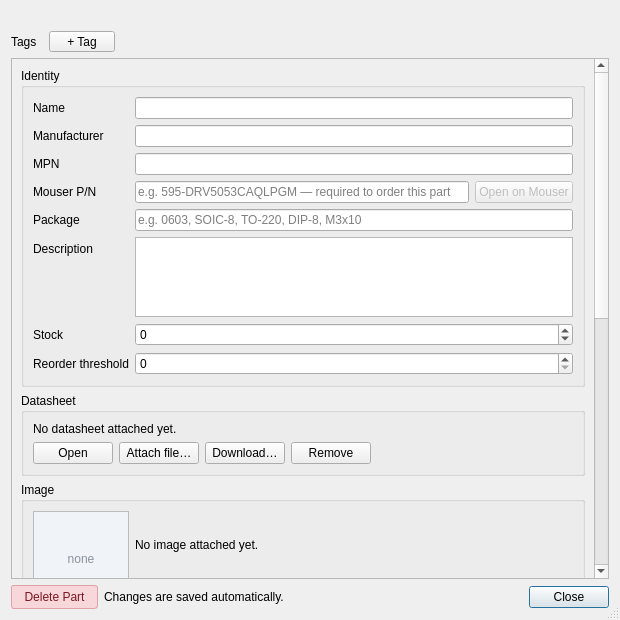
<?xml version="1.0" encoding="UTF-8"?>
<ui version="4.0">
 <class>PartEditorDialog</class>
 <widget class="QDialog" name="PartEditorDialog">
  <property name="geometry">
   <rect>
    <x>0</x>
    <y>0</y>
    <width>620</width>
    <height>620</height>
   </rect>
  </property>
  <property name="windowTitle">
   <string>Edit Part</string>
  </property>
  <property name="sizeGripEnabled">
   <bool>true</bool>
  </property>
  <layout class="QVBoxLayout" name="mainLayout">
   <item>
    <widget class="QLabel" name="headerLabel">
     <property name="text">
      <string notr="true"/>
     </property>
    </widget>
   </item>
   <item>
    <layout class="QHBoxLayout" name="tagsLayout">
     <item>
      <widget class="QLabel" name="tagsLabel">
       <property name="text">
        <string>Tags</string>
       </property>
      </widget>
     </item>
     <item>
      <widget class="QWidget" name="tagChipsHost" native="true">
       <layout class="QHBoxLayout" name="tagChipsLayout">
        <property name="leftMargin">
         <number>0</number>
        </property>
        <property name="topMargin">
         <number>0</number>
        </property>
        <property name="rightMargin">
         <number>0</number>
        </property>
        <property name="bottomMargin">
         <number>0</number>
        </property>
       </layout>
      </widget>
     </item>
     <item>
      <widget class="QToolButton" name="addTagButton">
       <property name="minimumSize">
        <size>
         <width>66</width>
         <height>0</height>
        </size>
       </property>
       <property name="text">
        <string>+ Tag</string>
       </property>
       <property name="toolTip">
        <string>Add one of the managed tags to this part.</string>
       </property>
       <property name="popupMode">
        <enum>QToolButton::InstantPopup</enum>
       </property>
      </widget>
     </item>
     <item>
      <spacer name="tagsSpacer">
       <property name="orientation">
        <enum>Qt::Horizontal</enum>
       </property>
       <property name="sizeHint" stdset="0">
        <size>
         <width>40</width>
         <height>20</height>
        </size>
       </property>
      </spacer>
     </item>
    </layout>
   </item>
   <item>
    <widget class="QScrollArea" name="scrollArea">
     <property name="widgetResizable">
      <bool>true</bool>
     </property>
     <widget class="QWidget" name="scrollContents">
      <property name="geometry">
       <rect>
        <x>0</x>
        <y>0</y>
        <width>580</width>
        <height>460</height>
       </rect>
      </property>
      <layout class="QVBoxLayout" name="scrollLayout">
       <item>
        <widget class="QGroupBox" name="identityGroup">
         <property name="title">
          <string>Identity</string>
         </property>
         <layout class="QFormLayout" name="identityLayout">
          <item row="0" column="0">
           <widget class="QLabel" name="nameLabel">
            <property name="text">
             <string>Name</string>
            </property>
            <property name="toolTip">
             <string>What you want to see in the parts table. Freely chosen — e.g. &quot;4k7 0603 1%&quot; or &quot;LM358 dual op-amp&quot;.</string>
            </property>
           </widget>
          </item>
          <item row="0" column="1">
           <widget class="QLineEdit" name="nameEdit"/>
          </item>
          <item row="1" column="0">
           <widget class="QLabel" name="manufacturerLabel">
            <property name="text">
             <string>Manufacturer</string>
            </property>
            <property name="toolTip">
             <string>Who makes the part — e.g. Murata, Texas Instruments, Yageo.</string>
            </property>
           </widget>
          </item>
          <item row="1" column="1">
           <widget class="QLineEdit" name="manufacturerEdit"/>
          </item>
          <item row="2" column="0">
           <widget class="QLabel" name="mpnLabel">
            <property name="text">
             <string>MPN</string>
            </property>
            <property name="toolTip">
             <string>Manufacturer Part Number — the maker's own order code, e.g. &quot;LM358DR&quot; or &quot;GRM188R71H104KA93D&quot;. Ordering does not use this; that is the Mouser P/N below.</string>
            </property>
           </widget>
          </item>
          <item row="2" column="1">
           <widget class="QLineEdit" name="mpnEdit">
            <property name="toolTip">
             <string>The manufacturer's own part number. Mouser will not accept this when ordering — that is the Mouser P/N below.</string>
            </property>
           </widget>
          </item>
          <item row="3" column="0">
           <widget class="QLabel" name="mouserLabel">
            <property name="text">
             <string>Mouser P/N</string>
            </property>
            <property name="toolTip">
             <string>Mouser's own article number, e.g. &quot;595-LM358DR&quot;. This is what the cart orders by — the MPN will not work. Filled in automatically when the part came from a Mouser search.</string>
            </property>
           </widget>
          </item>
          <item row="3" column="1">
           <layout class="QHBoxLayout" name="mouserRow">
            <item>
             <widget class="QLineEdit" name="mouserEdit">
              <property name="placeholderText">
               <string>e.g. 595-DRV5053CAQLPGM — required to order this part</string>
              </property>
              <property name="toolTip">
               <string>Mouser's own article number. This is what the cart needs; the MPN above will not work. Filled in automatically for parts created from a Mouser search.</string>
              </property>
             </widget>
            </item>
            <item>
             <widget class="QPushButton" name="openMouserButton">
              <property name="text">
               <string>Open on Mouser</string>
              </property>
              <property name="enabled">
               <bool>false</bool>
              </property>
              <property name="toolTip">
               <string>Opens this part's page on mouser.com in your browser.</string>
              </property>
             </widget>
            </item>
           </layout>
          </item>
          <item row="4" column="0">
           <widget class="QLabel" name="packageLabel">
            <property name="text">
             <string>Package</string>
            </property>
            <property name="toolTip">
             <string>The physical housing the part comes in — its body shape and pin arrangement, which is what decides the PCB footprint.

Not the same as THT vs SMD, though the name usually implies it:
• SMD examples: 0603, 0805, SOT-23, SOIC-8, QFN-32, TQFP-44
• THT examples: DIP-8, TO-220, TO-92, radial 5 mm, axial 0207
• Mechanical parts: M3x10, M2.5 standoff

Mouser fills this in from its &quot;Package / Case&quot; column.</string>
            </property>
           </widget>
          </item>
          <item row="4" column="1">
           <widget class="QLineEdit" name="packageEdit">
            <property name="placeholderText">
             <string>e.g. 0603, SOIC-8, TO-220, DIP-8, M3x10</string>
            </property>
           </widget>
          </item>
          <item row="5" column="0">
           <widget class="QLabel" name="descriptionLabel">
            <property name="text">
             <string>Description</string>
            </property>
            <property name="toolTip">
             <string>Free-text notes. Mouser's own product description lands here when the part came from a search.</string>
            </property>
           </widget>
          </item>
          <item row="5" column="1">
           <widget class="QPlainTextEdit" name="descriptionEdit">
            <property name="maximumSize">
             <size>
              <width>16777215</width>
              <height>80</height>
             </size>
            </property>
           </widget>
          </item>
          <item row="6" column="0">
           <widget class="QLabel" name="stockLabel">
            <property name="text">
             <string>Stock</string>
            </property>
           </widget>
          </item>
          <item row="6" column="1">
           <widget class="QSpinBox" name="stockSpin">
            <property name="minimum">
             <number>-100000000</number>
            </property>
            <property name="maximum">
             <number>100000000</number>
            </property>
            <property name="toolTip">
             <string>The counted quantity. Changing it records a manual adjustment in the history below.</string>
            </property>
           </widget>
          </item>
          <item row="7" column="0">
           <widget class="QLabel" name="stockMinLabel">
            <property name="text">
             <string>Reorder threshold</string>
            </property>
           </widget>
          </item>
          <item row="7" column="1">
           <widget class="QSpinBox" name="stockMinSpin">
            <property name="maximum">
             <number>100000000</number>
            </property>
           </widget>
          </item>
         </layout>
        </widget>
       </item>
       <item>
        <widget class="QGroupBox" name="datasheetGroup">
         <property name="title">
          <string>Datasheet</string>
         </property>
         <layout class="QVBoxLayout" name="datasheetLayout">
          <item>
           <widget class="QLabel" name="datasheetLabel">
            <property name="text">
             <string>No datasheet attached yet.</string>
            </property>
            <property name="wordWrap">
             <bool>true</bool>
            </property>
           </widget>
          </item>
          <item>
           <layout class="QHBoxLayout" name="datasheetButtonLayout">
            <item>
             <widget class="QPushButton" name="openDatasheetButton">
              <property name="text">
               <string>Open</string>
              </property>
              <property name="toolTip">
               <string>Open the stored datasheet in the system's default viewer.</string>
              </property>
             </widget>
            </item>
            <item>
             <widget class="QPushButton" name="attachDatasheetButton">
              <property name="text">
               <string>Attach file…</string>
              </property>
              <property name="toolTip">
               <string>Copy a file from this computer into the database's file store.</string>
              </property>
             </widget>
            </item>
            <item>
             <widget class="QPushButton" name="downloadDatasheetButton">
              <property name="text">
               <string>Download…</string>
              </property>
              <property name="toolTip">
               <string>Fetch the datasheet from a URL. Mouser leaves this empty for most parts.</string>
              </property>
             </widget>
            </item>
            <item>
             <widget class="QPushButton" name="removeDatasheetButton">
              <property name="text">
               <string>Remove</string>
              </property>
              <property name="toolTip">
               <string>Detach the datasheet from this part.</string>
              </property>
             </widget>
            </item>
            <item>
             <spacer name="datasheetSpacer">
              <property name="orientation">
               <enum>Qt::Horizontal</enum>
              </property>
              <property name="sizeHint" stdset="0">
               <size>
                <width>40</width>
                <height>20</height>
               </size>
              </property>
             </spacer>
            </item>
           </layout>
          </item>
         </layout>
        </widget>
       </item>
       <item>
        <widget class="QGroupBox" name="imageGroup">
         <property name="title">
          <string>Image</string>
         </property>
         <property name="toolTip">
          <string>A photo of the part, shown as a thumbnail in the first column of the parts table so the component is recognisable at a glance. It is stored as an ordinary attachment (role &quot;image&quot;), like the datasheet.</string>
         </property>
         <layout class="QHBoxLayout" name="imageLayout">
          <item>
           <widget class="QLabel" name="imagePreviewLabel">
            <property name="minimumSize">
             <size>
              <width>96</width>
              <height>96</height>
             </size>
            </property>
            <property name="maximumSize">
             <size>
              <width>96</width>
              <height>96</height>
             </size>
            </property>
            <property name="frameShape">
             <enum>QFrame::StyledPanel</enum>
            </property>
            <property name="alignment">
             <set>Qt::AlignCenter</set>
            </property>
            <property name="styleSheet">
             <string notr="true">color: #8a929c; background-color: #f0f3f7;</string>
            </property>
            <property name="text">
             <string>none</string>
            </property>
           </widget>
          </item>
          <item>
           <layout class="QVBoxLayout" name="imageButtonLayout">
            <item>
             <widget class="QLabel" name="imageStateLabel">
              <property name="text">
               <string>No image attached yet.</string>
              </property>
              <property name="wordWrap">
               <bool>true</bool>
              </property>
             </widget>
            </item>
            <item>
             <layout class="QHBoxLayout" name="imageButtonRow">
              <item>
               <widget class="QPushButton" name="attachImageButton">
                <property name="text">
                 <string>Attach file…</string>
                </property>
                <property name="toolTip">
                 <string>Copy a picture from this computer into the database's file store.</string>
                </property>
               </widget>
              </item>
              <item>
               <widget class="QPushButton" name="downloadImageButton">
                <property name="text">
                 <string>Download…</string>
                </property>
                <property name="toolTip">
                 <string>Fetch a picture from a URL — for example the product photo on the part's Mouser page.</string>
                </property>
               </widget>
              </item>
              <item>
               <widget class="QPushButton" name="removeImageButton">
                <property name="text">
                 <string>Remove</string>
                </property>
                <property name="toolTip">
                 <string>Detach the image from this part.</string>
                </property>
               </widget>
              </item>
              <item>
               <spacer name="imageSpacer">
                <property name="orientation">
                 <enum>Qt::Horizontal</enum>
                </property>
                <property name="sizeHint" stdset="0">
                 <size>
                  <width>40</width>
                  <height>20</height>
                 </size>
                </property>
               </spacer>
              </item>
             </layout>
            </item>
           </layout>
          </item>
         </layout>
        </widget>
       </item>
       <item>
        <widget class="QGroupBox" name="kicadGroup">
         <property name="title">
          <string>KiCad</string>
         </property>
         <property name="toolTip">
          <string>This part's own symbol and footprint. They are what &quot;Generate Libraries&quot; puts into the shared KiCad library, and an edit you make in KiCad is written back here the next time you regenerate — so the two copies stay identical.</string>
         </property>
         <layout class="QVBoxLayout" name="kicadLayout">
          <item>
           <layout class="QHBoxLayout" name="kicadImportRow">
            <item>
             <widget class="QPushButton" name="importEcadButton">
              <property name="text">
               <string>Import vendor ZIP…</string>
              </property>
              <property name="toolTip">
               <string>Reads a library download such as &quot;LIB_74HC4051PW-Q100,11.zip&quot; from Component Search Engine, Ultra Librarian or SnapEDA, and takes the KiCad symbol, the footprint and the 3D model out of it. Everything for the other twenty CAD tools in the archive is ignored. The files are copied into this database, so the ZIP can be deleted afterwards.</string>
              </property>
             </widget>
            </item>
            <item>
             <spacer name="kicadImportSpacer">
              <property name="orientation">
               <enum>Qt::Horizontal</enum>
              </property>
              <property name="sizeHint" stdset="0">
               <size>
                <width>40</width>
                <height>20</height>
               </size>
              </property>
             </spacer>
            </item>
           </layout>
          </item>
          <item>
           <layout class="QFormLayout" name="kicadFormLayout">
            <item row="0" column="0">
             <widget class="QLabel" name="kicadSymbolCaption">
              <property name="text">
               <string>Symbol</string>
              </property>
              <property name="toolTip">
               <string>A .kicad_sym file holding this part's schematic symbol. Without one the generated library uses a plain box or a generic resistor/capacitor outline, which works but has no real pinout.</string>
              </property>
             </widget>
            </item>
            <item row="0" column="1">
             <layout class="QHBoxLayout" name="kicadSymbolRow">
              <item>
               <widget class="QLabel" name="kicadSymbolLabel">
                <property name="text">
                 <string>Generated from the type template.</string>
                </property>
                <property name="wordWrap">
                 <bool>true</bool>
                </property>
                <property name="sizePolicy">
                 <sizepolicy hsizetype="Expanding" vsizetype="Preferred">
                  <horstretch>1</horstretch>
                  <verstretch>0</verstretch>
                 </sizepolicy>
                </property>
               </widget>
              </item>
              <item>
               <widget class="QPushButton" name="attachSymbolButton">
                <property name="text">
                 <string>Attach…</string>
                </property>
               </widget>
              </item>
              <item>
               <widget class="QPushButton" name="removeSymbolButton">
                <property name="text">
                 <string>Remove</string>
                </property>
                <property name="toolTip">
                 <string>Puts this part back on the generic generated symbol.</string>
                </property>
               </widget>
              </item>
             </layout>
            </item>
            <item row="1" column="0">
             <widget class="QLabel" name="kicadFootprintCaption">
              <property name="text">
               <string>Footprint</string>
              </property>
              <property name="toolTip">
               <string>A .kicad_mod file — the copper pads and courtyard. KiCad keeps footprints as one file each inside a .pretty folder, which is how they are written out.</string>
              </property>
             </widget>
            </item>
            <item row="1" column="1">
             <layout class="QHBoxLayout" name="kicadFootprintRow">
              <item>
               <widget class="QLabel" name="kicadFootprintLabel">
                <property name="text">
                 <string>None.</string>
                </property>
                <property name="wordWrap">
                 <bool>true</bool>
                </property>
                <property name="sizePolicy">
                 <sizepolicy hsizetype="Expanding" vsizetype="Preferred">
                  <horstretch>1</horstretch>
                  <verstretch>0</verstretch>
                 </sizepolicy>
                </property>
               </widget>
              </item>
              <item>
               <widget class="QPushButton" name="attachFootprintButton">
                <property name="text">
                 <string>Attach…</string>
                </property>
               </widget>
              </item>
              <item>
               <widget class="QPushButton" name="removeFootprintButton">
                <property name="text">
                 <string>Remove</string>
                </property>
               </widget>
              </item>
             </layout>
            </item>
            <item row="2" column="0">
             <widget class="QLabel" name="kicadModelCaption">
              <property name="text">
               <string>3D model</string>
              </property>
             </widget>
            </item>
            <item row="2" column="1">
             <widget class="QLabel" name="kicadModelLabel">
              <property name="text">
               <string>None.</string>
              </property>
              <property name="wordWrap">
               <bool>true</bool>
              </property>
             </widget>
            </item>
           </layout>
          </item>
         </layout>
        </widget>
       </item>
       <item>
        <widget class="QGroupBox" name="stockHistoryGroup">
         <property name="title">
          <string>Stock history</string>
         </property>
         <layout class="QVBoxLayout" name="stockHistoryLayout">
          <item>
           <widget class="QTableWidget" name="historyTable">
            <property name="minimumSize">
             <size>
              <width>0</width>
              <height>140</height>
             </size>
            </property>
            <property name="alternatingRowColors">
             <bool>true</bool>
            </property>
            <property name="editTriggers">
             <set>QAbstractItemView::NoEditTriggers</set>
            </property>
            <property name="selectionBehavior">
             <enum>QAbstractItemView::SelectRows</enum>
            </property>
            <property name="wordWrap">
             <bool>false</bool>
            </property>
            <attribute name="verticalHeaderVisible">
             <bool>false</bool>
            </attribute>
            <column>
             <property name="text">
              <string>When</string>
             </property>
            </column>
            <column>
             <property name="text">
              <string>Change</string>
             </property>
            </column>
            <column>
             <property name="text">
              <string>Result</string>
             </property>
            </column>
            <column>
             <property name="text">
              <string>Reason</string>
             </property>
            </column>
            <column>
             <property name="text">
              <string>Note</string>
             </property>
            </column>
           </widget>
          </item>
         </layout>
        </widget>
       </item>
       <item>
        <widget class="QGroupBox" name="attributeGroup">
         <property name="title">
          <string>Type attributes</string>
         </property>
         <layout class="QVBoxLayout" name="attributeLayout"/>
        </widget>
       </item>
       <item>
        <spacer name="scrollSpacer">
         <property name="orientation">
          <enum>Qt::Vertical</enum>
         </property>
         <property name="sizeHint" stdset="0">
          <size>
           <width>20</width>
           <height>40</height>
          </size>
         </property>
        </spacer>
       </item>
      </layout>
     </widget>
    </widget>
   </item>
   <item>
    <layout class="QHBoxLayout" name="footerLayout">
     <item>
      <widget class="QPushButton" name="deletePartButton">
       <property name="text">
        <string>Delete Part</string>
       </property>
       <property name="toolTip">
        <string>Removes this part from the database for good, together with its stock history, tags, attachments and Mouser link. Partlists that reference it are left with an unresolved line. You are asked to confirm first.</string>
       </property>
       <property name="styleSheet">
        <string notr="true">QPushButton { background-color: #f8d7da; color: #7a1620; border: 1px solid #e0a1a8; border-radius: 3px; padding: 4px 12px; } QPushButton:hover { background-color: #f1b8bd; }</string>
       </property>
      </widget>
     </item>
     <item>
      <widget class="QLabel" name="statusLabel">
       <property name="text">
        <string>Changes are saved automatically.</string>
       </property>
      </widget>
     </item>
     <item>
      <spacer name="footerSpacer">
       <property name="orientation">
        <enum>Qt::Horizontal</enum>
       </property>
       <property name="sizeHint" stdset="0">
        <size>
         <width>40</width>
         <height>20</height>
        </size>
       </property>
      </spacer>
     </item>
     <item>
      <widget class="QPushButton" name="closeButton">
       <property name="text">
        <string>Close</string>
       </property>
       <property name="default">
        <bool>true</bool>
       </property>
      </widget>
     </item>
    </layout>
   </item>
  </layout>
 </widget>
 <resources/>
 <connections/>
</ui>
